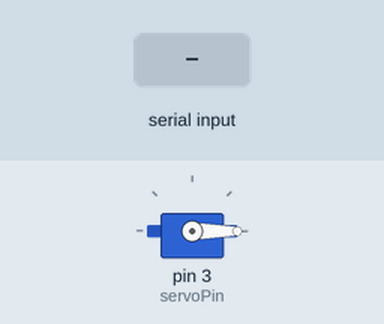
This sketch was run on a simulated Arduino Uno, built with avr-gcc and run on an emulated ATmega328P. On the bench: servo. The inputs (shaded band) are chosen by the test bench.

Above: at 1.2 s.
1.3 s: "o" received over Serial
At 1.7 s:
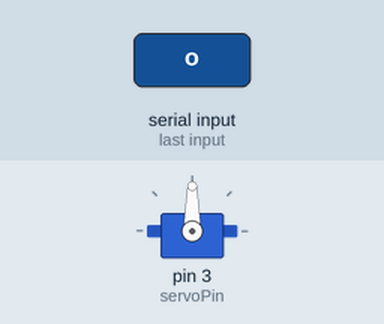
Timing chart, 0 to 4.3 s (numbered marks = the images above; inputs shaded):
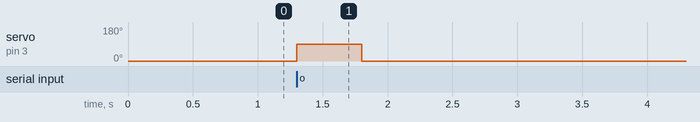

Measured:
- after the input at 1.3 s, servo on pin 3 (servoPin): 0° → 90° at once, → 0° 0.50 s later

The sketch:

Dispenser.ino
```cpp
#include <Servo.h>
Servo servo;
int servoPin = 3;


void setup() {
  // put your setup code here, to run once:
  Serial.begin(9600);
  pinMode(servoPin,OUTPUT);
  servo.attach(servoPin);
}


void loop() {
  servo.write(0);
  // put your main code here, to run repeatedly:
   if(Serial.available()){
    char a = Serial.read();

    switch(a){
      case 'o' :
           servo.write(90);
           delay(500);
           servo.write(0);
           break;

      case 'f' :
           servo.write(0);
           break;

      default:
           break;
    }
  }
}
```

Joystick.ino
```cpp

```

RFID.ino
```cpp

```
